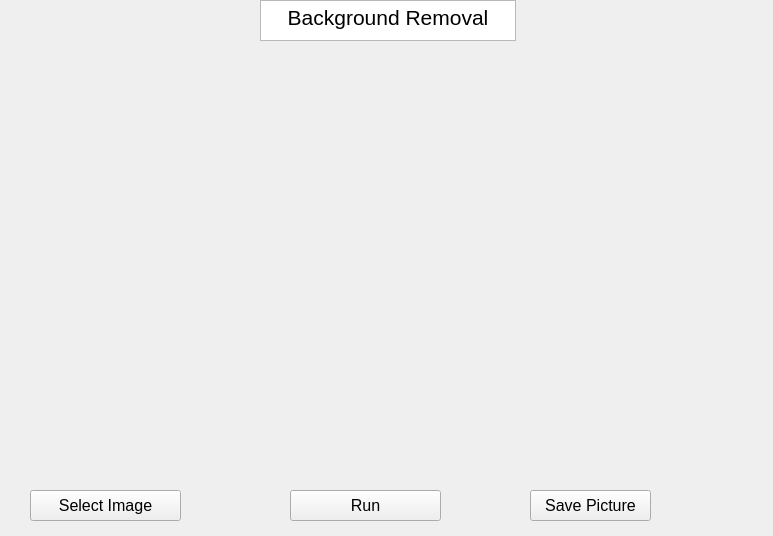
<?xml version="1.0" encoding="UTF-8"?>
<ui version="4.0">
 <class>Widget</class>
 <widget class="QWidget" name="Widget">
  <property name="geometry">
   <rect>
    <x>0</x>
    <y>0</y>
    <width>773</width>
    <height>536</height>
   </rect>
  </property>
  <property name="windowTitle">
   <string>Widget</string>
  </property>
  <widget class="QTextBrowser" name="Title">
   <property name="geometry">
    <rect>
     <x>260</x>
     <y>0</y>
     <width>256</width>
     <height>41</height>
    </rect>
   </property>
   <property name="html">
    <string>&lt;!DOCTYPE HTML PUBLIC &quot;-//W3C//DTD HTML 4.0//EN&quot; &quot;http://www.w3.org/TR/REC-html40/strict.dtd&quot;&gt;
&lt;html&gt;&lt;head&gt;&lt;meta name=&quot;qrichtext&quot; content=&quot;1&quot; /&gt;&lt;meta charset=&quot;utf-8&quot; /&gt;&lt;style type=&quot;text/css&quot;&gt;
p, li { white-space: pre-wrap; }
hr { height: 1px; border-width: 0; }
li.unchecked::marker { content: &quot;\2610&quot;; }
li.checked::marker { content: &quot;\2612&quot;; }
&lt;/style&gt;&lt;/head&gt;&lt;body style=&quot; font-family:'Segoe UI'; font-size:9pt; font-weight:400; font-style:normal;&quot;&gt;
&lt;p align=&quot;center&quot; style=&quot; margin-top:0px; margin-bottom:0px; margin-left:0px; margin-right:0px; -qt-block-indent:0; text-indent:0px;&quot;&gt;&lt;span style=&quot; font-size:16pt;&quot;&gt;Background Removal&lt;/span&gt;&lt;/p&gt;&lt;/body&gt;&lt;/html&gt;</string>
   </property>
  </widget>
  <widget class="QPushButton" name="RunBgR">
   <property name="geometry">
    <rect>
     <x>290</x>
     <y>490</y>
     <width>151</width>
     <height>31</height>
    </rect>
   </property>
   <property name="font">
    <font>
     <pointsize>12</pointsize>
    </font>
   </property>
   <property name="text">
    <string>Run</string>
   </property>
  </widget>
  <widget class="QPushButton" name="SavePNG">
   <property name="geometry">
    <rect>
     <x>530</x>
     <y>490</y>
     <width>121</width>
     <height>31</height>
    </rect>
   </property>
   <property name="font">
    <font>
     <pointsize>12</pointsize>
    </font>
   </property>
   <property name="text">
    <string>Save Picture</string>
   </property>
  </widget>
  <widget class="QLabel" name="InputView">
   <property name="geometry">
    <rect>
     <x>30</x>
     <y>50</y>
     <width>351</width>
     <height>401</height>
    </rect>
   </property>
   <property name="sizePolicy">
    <sizepolicy hsizetype="Expanding" vsizetype="Expanding">
     <horstretch>0</horstretch>
     <verstretch>0</verstretch>
    </sizepolicy>
   </property>
   <property name="text">
    <string/>
   </property>
   <property name="scaledContents">
    <bool>true</bool>
   </property>
   <property name="alignment">
    <set>Qt::AlignmentFlag::AlignCenter</set>
   </property>
  </widget>
  <widget class="QLabel" name="OutputView">
   <property name="geometry">
    <rect>
     <x>410</x>
     <y>50</y>
     <width>351</width>
     <height>421</height>
    </rect>
   </property>
   <property name="sizePolicy">
    <sizepolicy hsizetype="Expanding" vsizetype="Expanding">
     <horstretch>0</horstretch>
     <verstretch>0</verstretch>
    </sizepolicy>
   </property>
   <property name="text">
    <string/>
   </property>
   <property name="scaledContents">
    <bool>true</bool>
   </property>
   <property name="alignment">
    <set>Qt::AlignmentFlag::AlignCenter</set>
   </property>
  </widget>
  <widget class="QPushButton" name="GetFilePath">
   <property name="geometry">
    <rect>
     <x>30</x>
     <y>490</y>
     <width>151</width>
     <height>31</height>
    </rect>
   </property>
   <property name="font">
    <font>
     <pointsize>12</pointsize>
    </font>
   </property>
   <property name="text">
    <string>Select Image</string>
   </property>
  </widget>
 </widget>
 <resources/>
 <connections/>
</ui>
